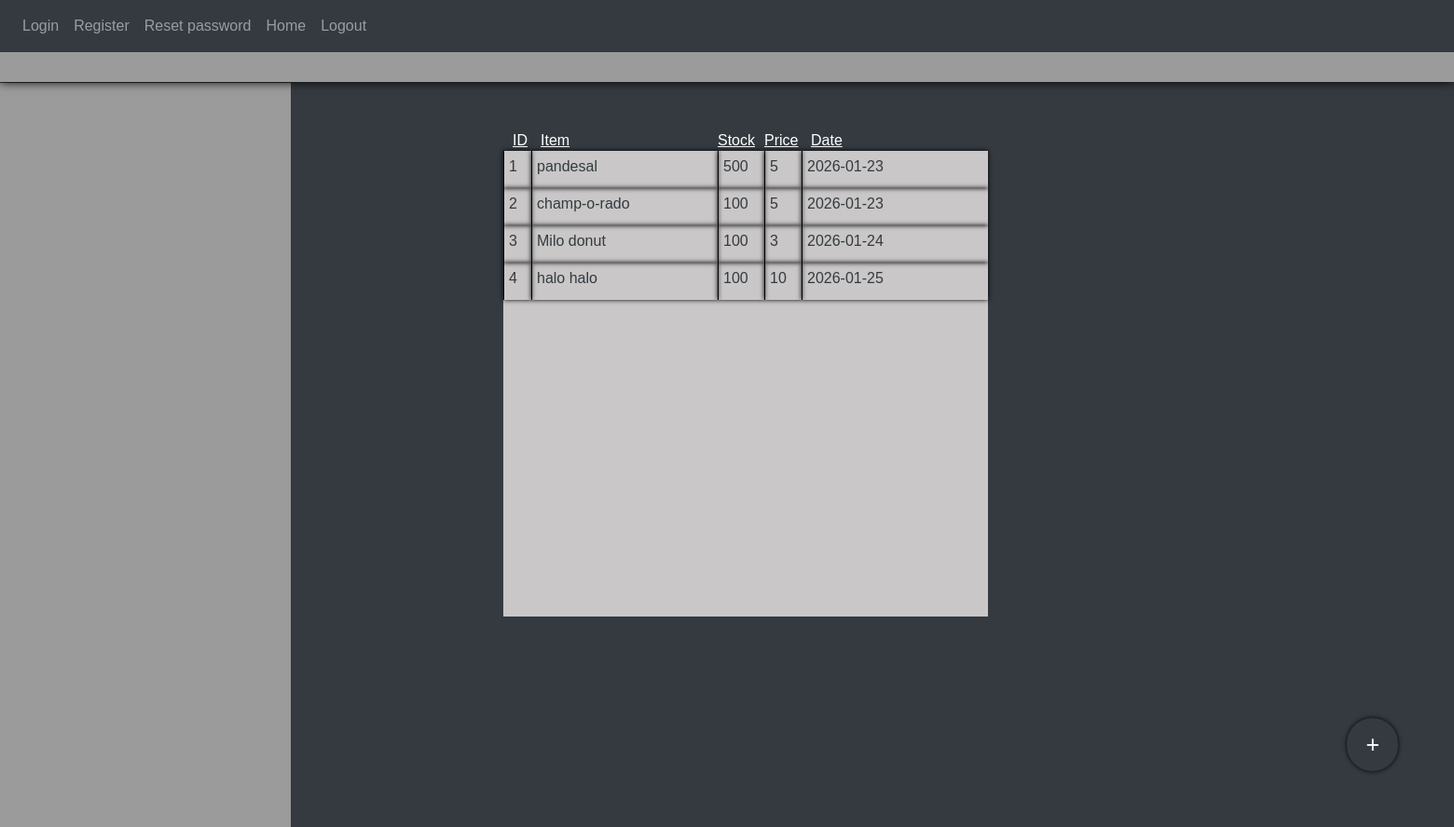
The app's page /group1 with its own data.
### web/models.py (models this page shows)
class Item(db.Model):
    id = db.Column(db.Integer, primary_key = True)
    name = db.Column(db.String(30))
    stock = db.Column(db.Integer, default = 0)
    price = db.Column(db.Integer)
    date = db.Column(db.String(20))
    user_id = db.Column(db.Integer,db.ForeignKey("user.id"))

### web/views.py (the view)
@views.route("/group1")
def group1():
    details = Item.query.all()
    return render_template("group1.html", details = details)

### web/templates/group1.html (shortened to what this page needs)
{%extends "base.html"%}{%block title %}login{%endblock%}
{%block content%}
<div class="side-bar" ></div>
<div class="grid_parent" id="grid_label">
    <div class="grid_head">
        <label>ID</label>
        <label>Item</label>
        <label>Stock</label>
        <label>Price</label>
        <label>Date</label>
    </div>
    <div class="grid_item" >
        {%for i in details%}
            <label>{{i.id}}</label>
            <label>{{i.name}}</label>
            <label>{{i.stock}}</label>
            <label>{{i.price}}</label>
            <label>{{i.date}}</label>
        {%endfor%}
    </div>
</div>
<form method = "POST"  >
    <div class="inputBox delete">
    </div>
</form>
<div id = "modify_menu_button">
<button class="create dropdown"  onclick="open_modify()">+</button>
</div>
</div>
{%endblock%}

### web/templates/base.html (shortened to what this page needs)
<!DOCTYPE html>
<html>
<head>
    <link
        rel="stylesheet"
        href="https://stackpath.bootstrapcdn.com/font-awesome/4.7.0/css/font-awesome.min.css"
    >
    <link
        rel="stylesheet"
        href="https://stackpath.bootstrapcdn.com/bootstrap/4.4.1/css/bootstrap.min.css"
    >
    <link rel="stylesheet" href="{{ url_for('static', filename='style.css') }}">
</head>
<body>
<nav class="navbar navbar-expand-lg navbar-dark bg-dark fixed-top">
    <div class="navbar-nav">
        <a class="nav-item nav-link" href="/login">Login</a>
        <a class="nav-item nav-link" href="/register">Register</a>
        <a class="nav-item nav-link" href="/resetPassword">Reset password</a>
        <a class="nav-item nav-link" href="/home">Home</a>
        <a class="nav-item nav-link" href="/logout">Logout</a>
    </div>
</nav>
{%block secNav%}<div class = "second_navbar" style="position: absolute;">
</div>{%endblock%}
<div class="d-flex justify-content-center">
    <div class="wrapper">
  {% block content %}{% endblock %}
  </div>
</body>
</html>

### web/static/style.css (style rules this page uses)
* { margin: 0; padding: 0; box-sizing: border-box; font-family: sans-serif; }
body { display: flex; justify-content: center; align-items: center; min-height: 100vh; background-color: #343a40; }
.wrapper { width: 480px; background-color: #343a40; color: white; border-radius: 10px; justify-self: center; }
.inputBox { width: 100%; height: 50px; margin: 30px 0px; position: relative; padding: 0 5% 0 5%; }
.second_navbar { width: 100vw; height: 5vh ; background-color: rgb(156, 155, 155); position:absolute; top:6vh; justify-self: top; box-shadow: 0 0 10px black; z-index: 1; }
.side-bar { width: 20vw; height: 100vh; position: absolute ; left: 0; top: 10%; background-color: rgb(156, 155, 155); }
.create { display: inline-block; font-size: 25px; padding: 20px 45px; border-radius: 50px; border:none; box-shadow: 0 0 5px black; cursor: pointer; color:white ; background-color: #343a40; position: absolute; right: 50px; bottom: 50px; }
.grid_item { display: grid; background-color: rgb(201, 199, 199); width: fit-content; height:500px; grid-template-columns: 30px 200px 50px 40px 200px ; grid-auto-rows: 40px; row-gap: 0px; }
.grid_item label { border-left:1px solid black; padding: 5px; box-shadow: 0 0 5px black; margin-bottom: 0px; color: #343a40; }
.grid_head { display: grid; width: 500px; grid-template-columns:30px 190px 50px 50px 200px; text-decoration: underline; }
.grid_head label { height: 15px; padding-left: 10px; }
.dropdown { border-radius: 100px; padding: 10px 20px; bottom: 60px; right: 60px; position: absolute; }
.delete { position: absolute; bottom: 110px; left: 1450px; width: 300px; }

### records on screen
Item: id "1", name "pandesal", stock "500", price "5", date "2026-01-23"
Item: id "2", name "champ-o-rado", stock "100", price "5", date "2026-01-23"
Item: id "3", name "Milo donut", stock "100", price "3", date "2026-01-24"
Item: id "4", name "halo halo", stock "100", price "10", date "2026-01-25"
